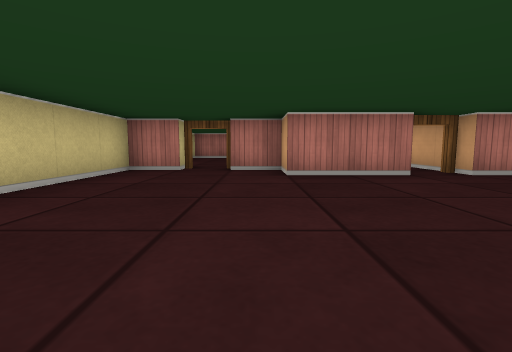
View 1 (above)

24 first-person views from a walk through a cub3D level. The camera is about half as high as the walls, tilts 6° down and sees 85° across. The floor is counted in squares. Each view is taken from the middle of a square. On the plan, view 1 faces up. The plan holds only what a view shows up to about 9 squares ahead; the rest is blank.

View 2
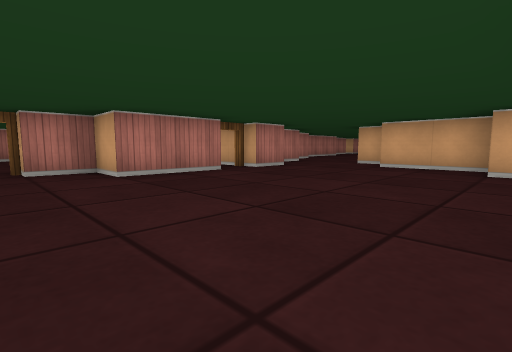

View 3
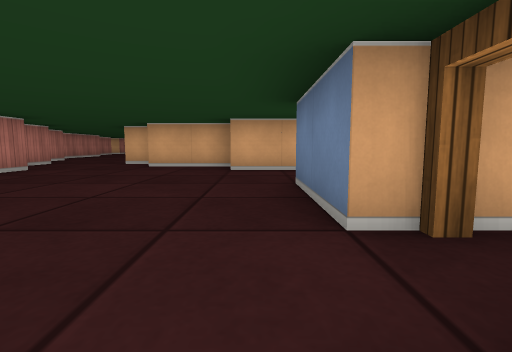

View 4
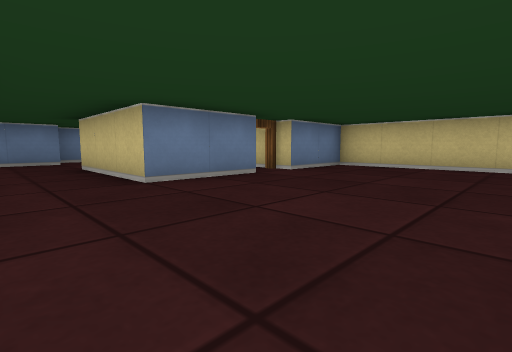

View 5
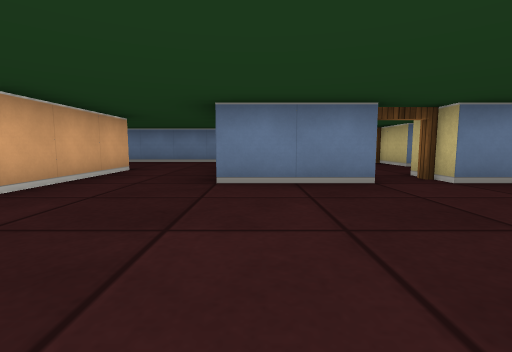

View 6
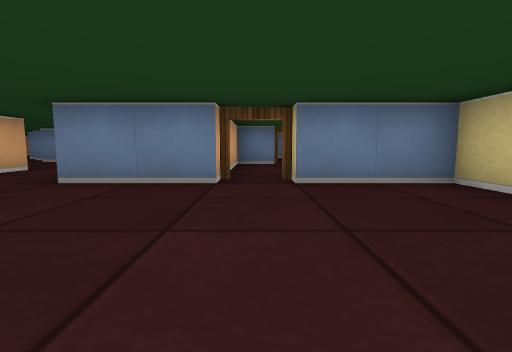

View 7
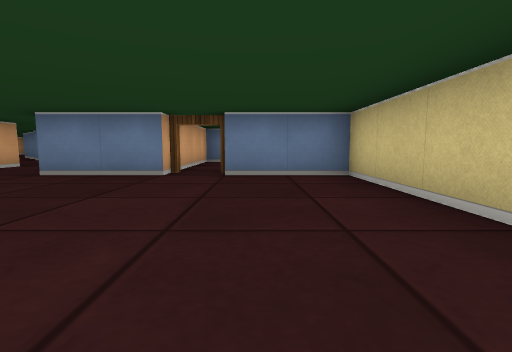

View 8
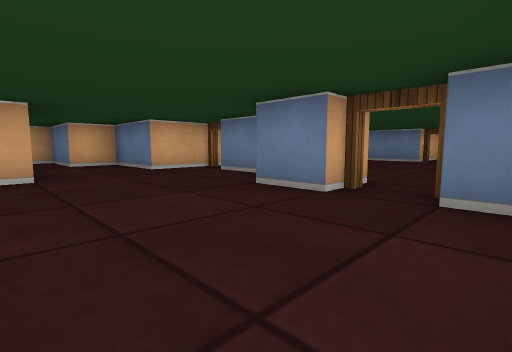

View 9
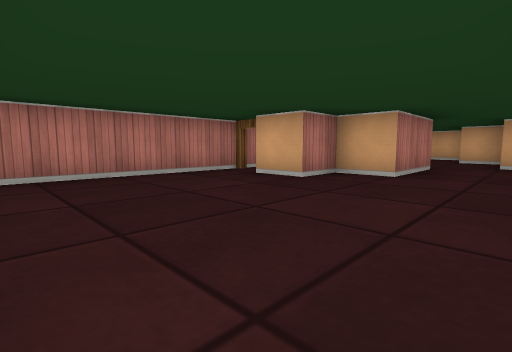

View 10
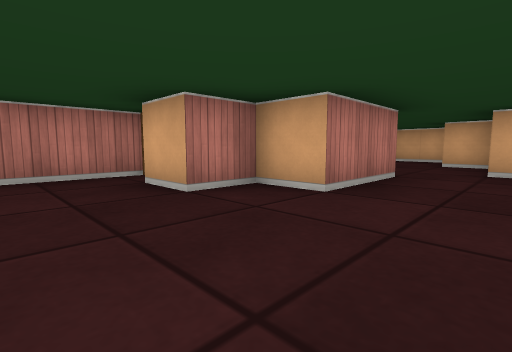

View 11
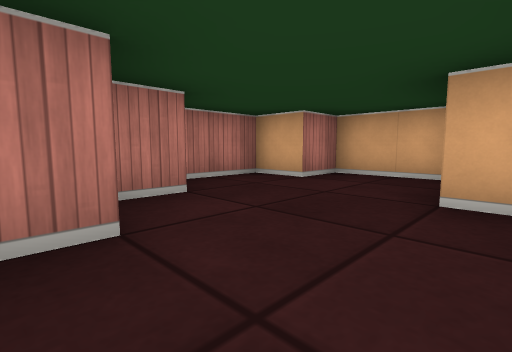

View 12
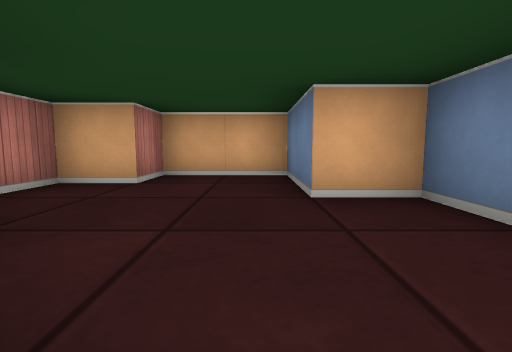

View 13
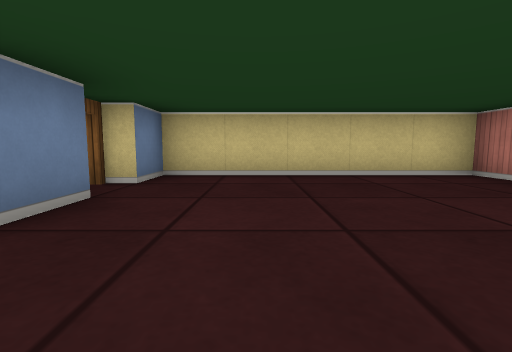

View 14
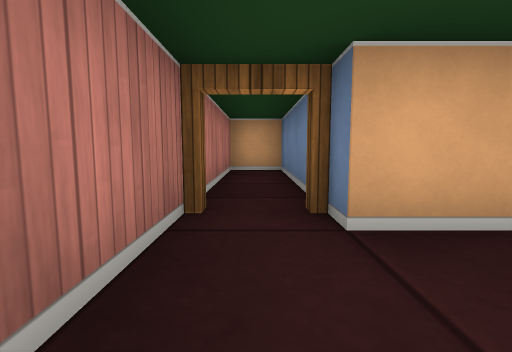

View 15
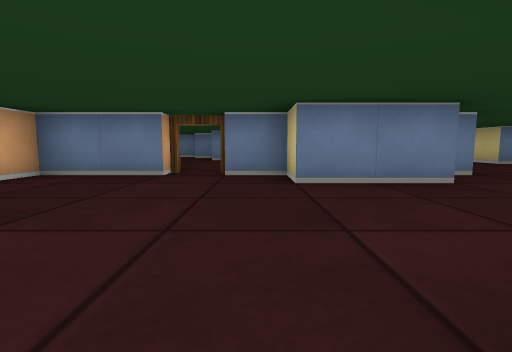

View 16
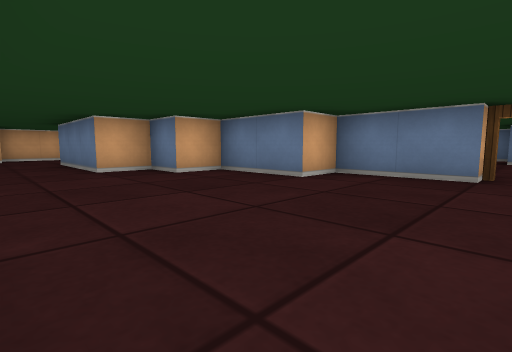

View 17
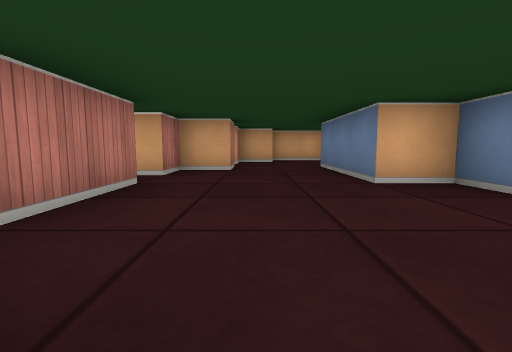

View 18
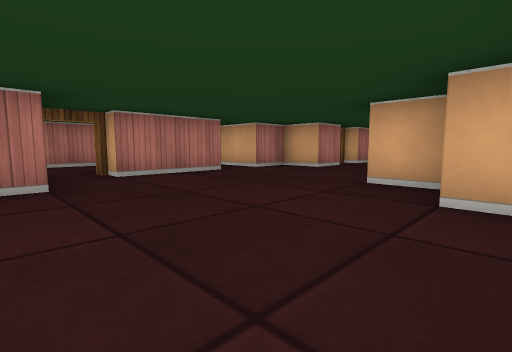

View 19
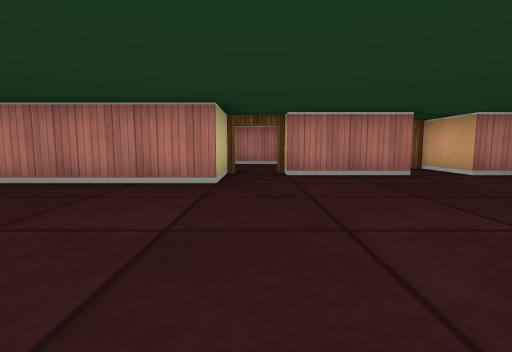

View 20
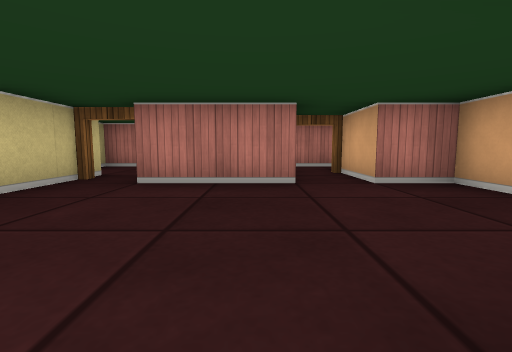

View 21
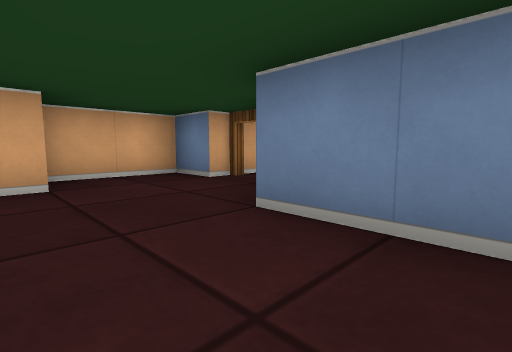

View 22
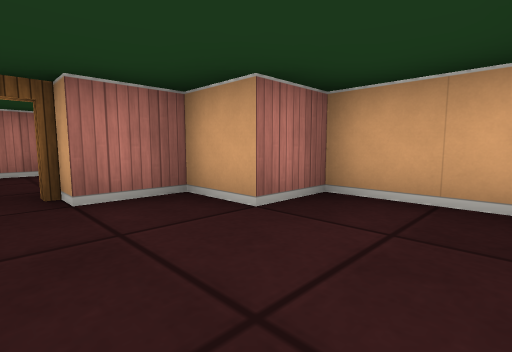

View 23
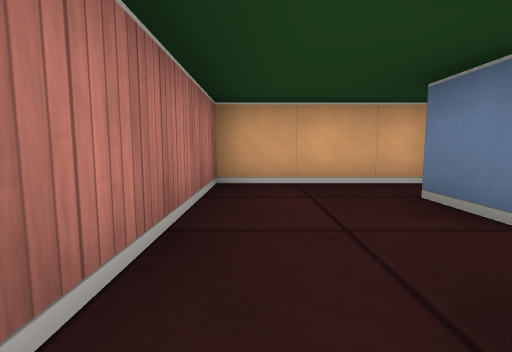

View 24
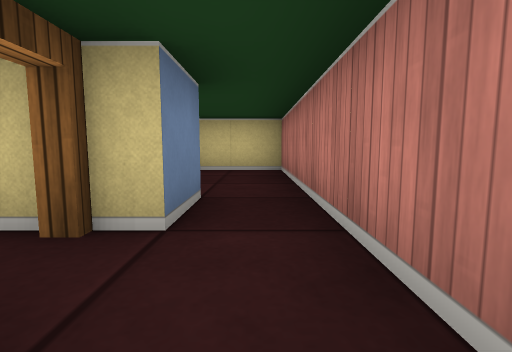

### Floor plan
Ten units are one square. View 1 is at (0, 0); x grows to the right and y downward. Boxes are objects, and circles mark ways between rooms. Rooms are numbered by the first view taken in them; rooms with no view inside come last. Other rooms are left out.
<svg viewBox="-30 -120 250 155">
<path fill="none" stroke="#000" d="M5 5 25 5 25 25M26 -45 5 -45 5 -55 -5 -55M-15 -55 -25 -55 -25 5 -5 5M55 -5 55 -25M45 25 45 -5M20 -115 -25 -115 -25 -65 -15 -65M46 -85 25 -85 25 -95 15 -95 15 -105M-5 -65 5 -65M15 -55 25 -55M56 -95 50 -95M35 -45 35 -65 55 -65 55 -75 75 -75 75 -85 95 -85 95 -105 85 -105 85 -115 70 -115M66 -105 55 -105M125 -95 125 -75 98 -75M105 -25 125 -25 125 -35 145 -35 145 -45 155 -45 155 -55 185 -55M156 -85 135 -85M65 -55 56 -55M65 -29 65 -35 85 -35 85 -25 95 -25M186 -75 175 -75 175 -85 165 -85 165 -101M55 -25 59 -25M45 -45 35 -45M205 -45 215 -45 215 -65 205 -65 205 -75 195 -75M195 -85 205 -85M169 -115 144 -115M215 -79 215 -105 185 -105M145 -105 155 -105M144 -115 115 -115 115 -99M15 -105 55 -105 55 -115 20 -115"/>
<circle cx="-10" cy="-60" r="3" fill="#2a7"/>
<circle cx="30" cy="-50" r="3" fill="#2a7"/>
<circle cx="50" cy="-37" r="3" fill="#2a7"/>
<circle cx="20" cy="-110" r="3" fill="#2a7"/>
<circle cx="160" cy="-100" r="3" fill="#2a7"/>
<circle cx="190" cy="-80" r="3" fill="#2a7"/>
<circle cx="130" cy="-90" r="3" fill="#2a7"/>
<circle cx="150" cy="-110" r="3" fill="#2a7"/>
<text x="10" y="-20">1</text>
<text x="20" y="-90">2</text>
<text x="120" y="-60">3</text>
<text x="190" y="-100">4</text>
<text x="130" y="-110">5</text>
<text x="30" y="-110">6</text>
</svg>
Room 1 opens to room 2. Room 1 opens to room 3. Room 2 opens to room 6. Room 3 opens to room 4. Room 3 opens to room 5. Room 4 opens to room 5.

Where each view was taken, in squares from view 1:
view 1: 0 up, 0 right, facing up
view 2: 0 up, 1 left, facing up-right
view 3: 0 up, 1 left, facing right
view 4: 3 up, 4 right, facing down-left
view 5: 3 up, 2 right, facing down
view 6: 3 up, 0 right, facing down
view 7: 4 up, 1 left, facing down
view 8: 9 up, 2 left, facing down-right
view 9: 7 up, 2 left, facing up-right
view 10: 7 up, 0 right, facing up-right
view 11: 8 up, 5 right, facing up-right
view 12: 9 up, 5 right, facing right
view 13: 8 up, 2 right, facing left
view 14: 11 up, 0 right, facing right
view 15: 7 up, 9 right, facing down
view 16: 7 up, 10 right, facing down-right
view 17: 7 up, 12 right, facing right
view 18: 4 up, 12 right, facing up-right
view 19: 4 up, 13 right, facing up
view 20: 5 up, 15 right, facing up
view 21: 7 up, 17 right, facing down-right
view 22: 5 up, 19 right, facing up-right
view 23: 10 up, 18 right, facing right
view 24: 11 up, 17 right, facing left
